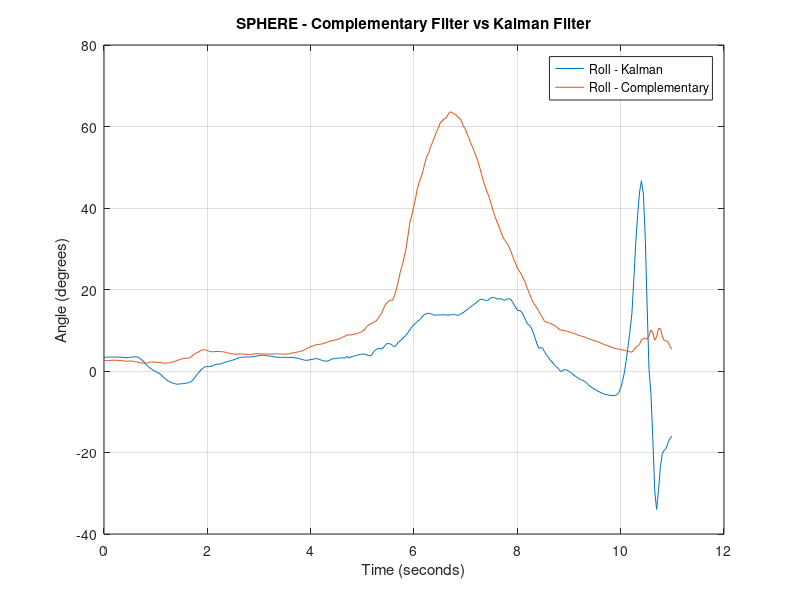
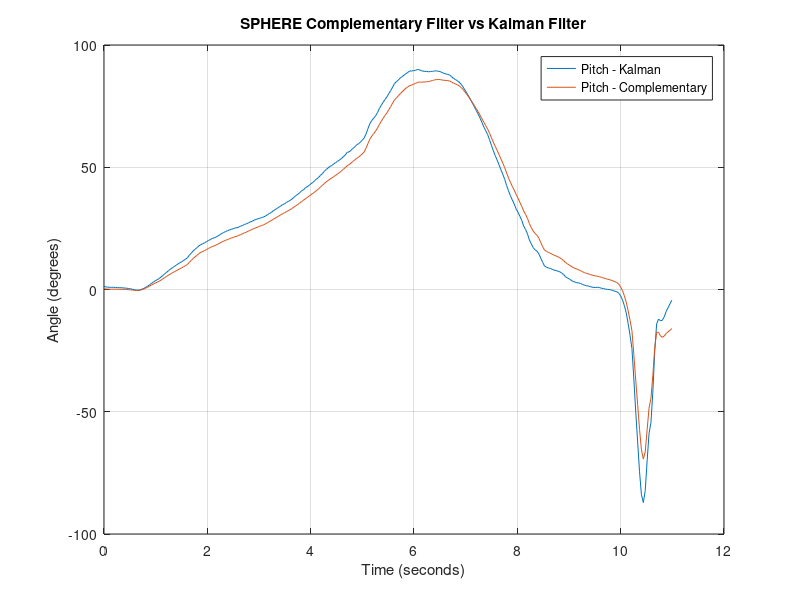

Recreate these plots in MATLAB, in order.
close all
clear all

% Read IMU measurements
%IMU = load('SPHERE_IMU_Measurements.txt');
IMU = load('SPHERE_IMU_Measurements_KalmanVSComplementary.txt');

%Check the size of received array 
[m,n] = size(IMU);

KalmanX = IMU(:,1);
KalmanY = -IMU(:,2);
CompY = IMU(:,3);
CompX = IMU(:,4);

time = linspace(0,10.99,m);

figure(1)
plot(time, KalmanX)
title('SPHERE - Complementary Filter vs Kalman Filter')
hold on
plot(time, CompX)
hold off
legend('Roll - Kalman ', 'Roll - Complementary')
ylabel('Angle (degrees)') 
xlabel('Time (seconds)') 
grid on


figure(2)
plot(time, KalmanY)
title('SPHERE Complementary Filter vs Kalman Filter')
hold on
plot(time, CompY)
hold off
legend('Pitch - Kalman', 'Pitch - Complementary')
ylabel('Angle (degrees)') 
xlabel('Time (seconds)') 
grid on